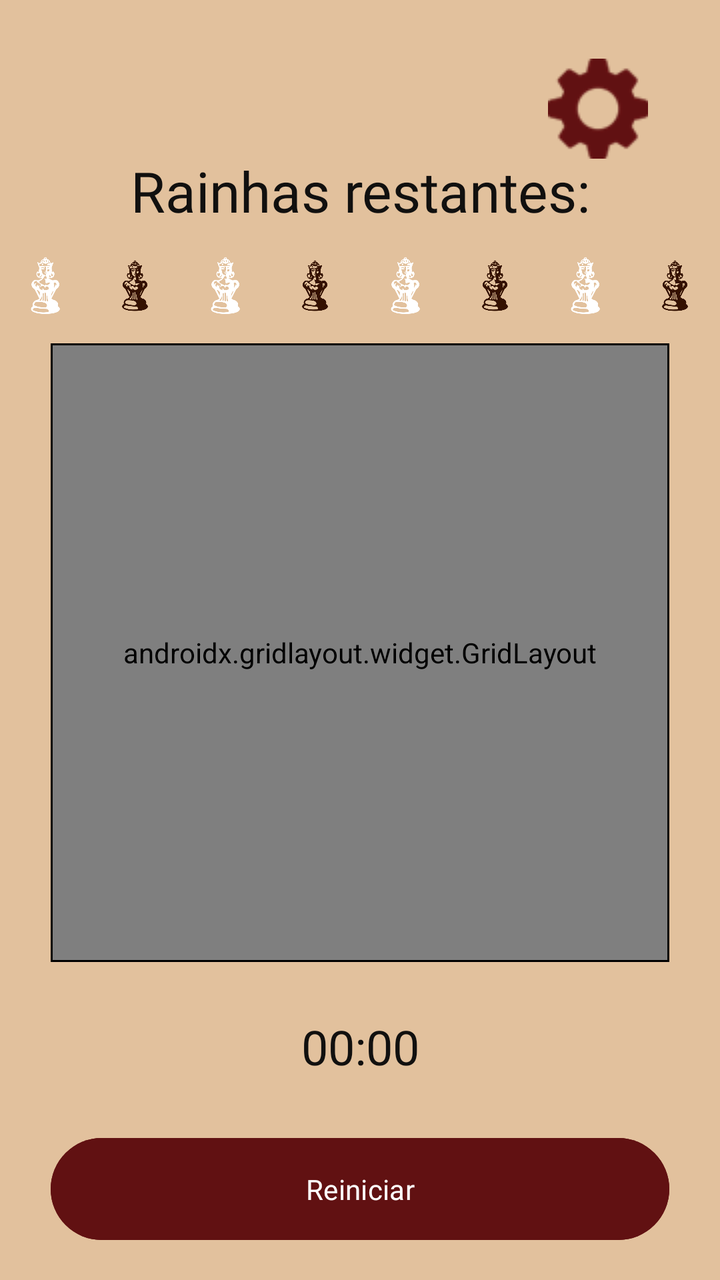
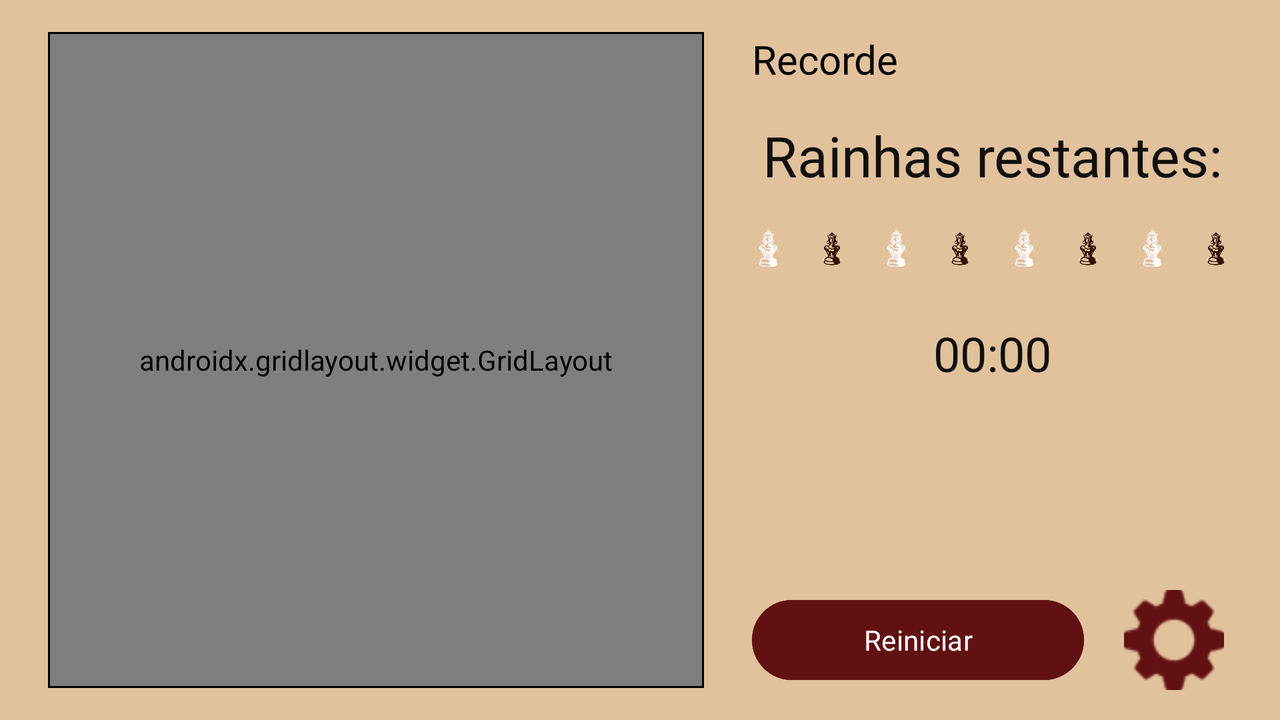

An Android layout and its configuration variant, each rendered on a device that would load it. The default file and the variant file are quoted in full after the pictures.
<!-- AndroidManifest.xml: application theme Theme.NRainhas -->
<!-- res/layout/activity_tela_jogo.xml -->
<?xml version="1.0" encoding="utf-8"?>
<androidx.constraintlayout.widget.ConstraintLayout xmlns:android="http://schemas.android.com/apk/res/android"
    xmlns:app="http://schemas.android.com/apk/res-auto"
    xmlns:tools="http://schemas.android.com/tools"
    android:id="@+id/main"
    android:layout_width="match_parent"
    android:layout_height="match_parent"
    android:background="@color/bege"
    tools:context=".TelaJogo">

    <ImageButton
        android:id="@+id/btnConfigurar"
        android:layout_width="wrap_content"
        android:layout_height="wrap_content"
        android:layout_marginTop="24dp"
        android:backgroundTint="@color/bege"
        android:scaleType="center"
        app:layout_constraintBottom_toTopOf="@+id/guideline5"
        app:layout_constraintEnd_toEndOf="parent"
        app:layout_constraintHorizontal_bias="0.916"
        app:layout_constraintStart_toStartOf="parent"
        app:layout_constraintTop_toTopOf="parent"
        app:layout_constraintVertical_bias="0.277"
        app:srcCompat="@drawable/engrenagem" />

    <Button
        android:id="@+id/btnReiniciar"
        android:layout_width="0dp"
        android:layout_height="59dp"
        android:layout_marginBottom="16dp"
        android:backgroundTint="@color/vinho"
        android:defaultFocusHighlightEnabled="false"
        android:enabled="false"
        android:fontFamily="@font/almendra"
        android:text="@string/reiniciar"
        android:textColor="@color/white"
        android:textColorHighlight="@color/white"
        android:textColorHint="@color/white"
        android:textColorLink="@color/white"
        app:layout_constraintBottom_toBottomOf="parent"
        app:layout_constraintEnd_toStartOf="@+id/guideline9"
        app:layout_constraintStart_toStartOf="@+id/guideline8" />

    <View
        android:id="@+id/boardBorder"
        android:layout_width="0dp"
        android:layout_height="0dp"
        android:background="@android:color/black"
        app:layout_constraintBottom_toTopOf="@+id/guideline7"
        app:layout_constraintDimensionRatio="1:1"
        app:layout_constraintEnd_toStartOf="@+id/guideline9"
        app:layout_constraintStart_toStartOf="@+id/guideline8"
        app:layout_constraintTop_toTopOf="@+id/guideline5" />

    <androidx.gridlayout.widget.GridLayout
        android:id="@+id/tabuleiro"
        android:layout_width="0dp"
        android:layout_height="0dp"
        android:layout_margin="1dp"
        android:background="@color/vermelho"
        app:layout_constraintBottom_toBottomOf="@+id/boardBorder"
        app:layout_constraintEnd_toEndOf="@+id/boardBorder"
        app:layout_constraintHorizontal_bias="0.333"
        app:layout_constraintStart_toStartOf="@+id/boardBorder"
        app:layout_constraintTop_toTopOf="@+id/boardBorder"
        app:layout_constraintVertical_bias="1.0" />

    <androidx.constraintlayout.widget.Guideline
        android:id="@+id/guideline5"
        android:layout_width="wrap_content"
        android:layout_height="wrap_content"
        android:orientation="horizontal"
        app:layout_constraintGuide_percent="0.12" />

    <androidx.constraintlayout.widget.Guideline
        android:id="@+id/guideline7"
        android:layout_width="wrap_content"
        android:layout_height="wrap_content"
        android:orientation="horizontal"
        app:layout_constraintGuide_percent="0.9" />

    <androidx.constraintlayout.widget.Guideline
        android:id="@+id/guideline8"
        android:layout_width="wrap_content"
        android:layout_height="wrap_content"
        android:orientation="vertical"
        app:layout_constraintGuide_percent="0.07" />

    <androidx.constraintlayout.widget.Guideline
        android:id="@+id/guideline9"
        android:layout_width="wrap_content"
        android:layout_height="wrap_content"
        android:orientation="vertical"
        app:layout_constraintGuide_percent="0.93" />

    <TextView
        android:id="@+id/txtRainhasRestantes"
        android:layout_width="wrap_content"
        android:layout_height="wrap_content"
        android:fontFamily="@font/unifrakturmaguntia"
        android:text="@string/rainhasRestantes"
        android:textAlignment="center"
        android:textColor="@color/preto"
        android:textSize="28sp"
        app:layout_constraintEnd_toStartOf="@+id/guideline9"
        app:layout_constraintStart_toStartOf="@+id/guideline8"
        app:layout_constraintTop_toTopOf="@+id/guideline5" />


    <Chronometer
        android:id="@+id/cronometro"
        android:layout_width="0dp"
        android:layout_height="wrap_content"
        android:fontFamily="@font/belleza"
        android:textAlignment="center"
        android:textColor="@color/preto"
        android:textSize="24sp"
        app:layout_constraintBottom_toTopOf="@+id/btnReiniciar"
        app:layout_constraintEnd_toStartOf="@+id/guideline9"
        app:layout_constraintStart_toStartOf="@+id/guideline8"
        app:layout_constraintTop_toBottomOf="@+id/boardBorder" />

    <LinearLayout
        android:id="@+id/layoutRainhas"
        android:layout_width="0dp"
        android:layout_height="0dp"
        android:orientation="horizontal"
        android:gravity="center"
        app:layout_constraintBottom_toTopOf="@+id/boardBorder"
        app:layout_constraintEnd_toEndOf="parent"
        app:layout_constraintStart_toStartOf="parent"
        app:layout_constraintTop_toBottomOf="@+id/txtRainhasRestantes">

        <ImageView
            android:id="@+id/rainha_disponivel_1"
            android:layout_width="0dp"
            android:layout_height="match_parent"
            android:layout_weight="1"
            android:padding="4dp"
            android:src="@drawable/rainha_branca"
            android:visibility="gone"
            tools:visibility="visible" />

        <ImageView
            android:id="@+id/rainha_disponivel_2"
            android:layout_width="0dp"
            android:layout_height="match_parent"
            android:layout_weight="1"
            android:padding="4dp"
            android:src="@drawable/rainha_marrom"
            android:visibility="gone"
            tools:visibility="visible" />

        <ImageView
            android:id="@+id/rainha_disponivel_3"
            android:layout_width="0dp"
            android:layout_height="match_parent"
            android:layout_weight="1"
            android:padding="4dp"
            android:src="@drawable/rainha_branca"
            android:visibility="gone"
            tools:visibility="visible" />

        <ImageView
            android:id="@+id/rainha_disponivel_4"
            android:layout_width="0dp"
            android:layout_height="match_parent"
            android:layout_weight="1"
            android:padding="4dp"
            android:src="@drawable/rainha_marrom"
            android:visibility="visible"
            tools:visibility="visible" />

        <ImageView
            android:id="@+id/rainha_disponivel_5"
            android:layout_width="0dp"
            android:layout_height="match_parent"
            android:layout_weight="1"
            android:padding="4dp"
            android:src="@drawable/rainha_branca"
            android:visibility="visible" />

        <ImageView
            android:id="@+id/rainha_disponivel_6"
            android:layout_width="0dp"
            android:layout_height="match_parent"
            android:layout_weight="1"
            android:padding="4dp"
            android:src="@drawable/rainha_marrom"
            android:visibility="visible" />

        <ImageView
            android:id="@+id/rainha_disponivel_7"
            android:layout_width="0dp"
            android:layout_height="match_parent"
            android:layout_weight="1"
            android:padding="4dp"
            android:src="@drawable/rainha_branca"
            android:visibility="visible" />

        <ImageView
            android:id="@+id/rainha_disponivel_8"
            android:layout_width="0dp"
            android:layout_height="match_parent"
            android:layout_weight="1"
            android:padding="4dp"
            android:src="@drawable/rainha_marrom"
            android:visibility="visible" />

    </LinearLayout>

    <TextView
        android:id="@+id/txtRecorde"
        android:layout_width="wrap_content"
        android:layout_height="wrap_content"
        android:layout_marginStart="50dp"
        android:layout_marginEnd="192dp"
        android:fontFamily="@font/almendra"
        android:text="@string/recorde"
        android:textAlignment="textStart"
        android:textColor="@color/black"
        android:textSize="20sp"
        app:layout_constraintBottom_toTopOf="@+id/guideline5"
        app:layout_constraintEnd_toStartOf="@+id/btnConfigurar"
        app:layout_constraintStart_toStartOf="@+id/guideline8"
        app:layout_constraintTop_toTopOf="parent"
        app:layout_constraintVertical_bias="0.508" />

</androidx.constraintlayout.widget.ConstraintLayout>
<!-- resources referenced by this layout -->
<resources>
  <color name="bege">#e2c19d</color>
  <color name="black">#FF000000</color>
  <color name="preto">#11100f</color>
  <color name="vermelho">#980e0f</color>
  <color name="vinho">#611112</color>
  <color name="white">#FFFFFFFF</color>
  <!-- drawable engrenagem: png bitmap (drawable, 2889 bytes) -->
  <!-- drawable rainha_branca: png bitmap (drawable, 39163 bytes) -->
  <!-- drawable rainha_marrom: png bitmap (drawable, 41599 bytes) -->
  <string name="rainhasRestantes">Rainhas restantes: </string>
  <string name="recorde">Recorde</string>
  <string name="reiniciar">Reiniciar</string>
  <style name="Theme.NRainhas" parent="Base.Theme.NRainhas">
          <item name="android:statusBarColor" tools:targetApi="l">@color/bege</item>
      </style>
  <style name="Base.Theme.NRainhas" parent="Theme.Material3.DayNight.NoActionBar">
          
          
          <item name="android:statusBarColor" tools:targetApi="l">@color/bege</item>
      </style>
</resources>
<!-- res/layout-land/activity_tela_jogo.xml (the repository's variant of the layout above) -->
<!-- drawn on the phone turned sideways -->
<?xml version="1.0" encoding="utf-8"?>
<androidx.constraintlayout.widget.ConstraintLayout xmlns:android="http://schemas.android.com/apk/res/android"
    xmlns:app="http://schemas.android.com/apk/res-auto"
    xmlns:tools="http://schemas.android.com/tools"
    android:id="@+id/main"
    android:layout_width="match_parent"
    android:layout_height="match_parent"
    android:background="@color/bege"
    tools:context=".TelaJogo">

    <View
        android:id="@+id/boardBorder"
        android:layout_width="0dp"
        android:layout_height="0dp"
        android:layout_marginStart="24dp"
        android:layout_marginTop="16dp"
        android:layout_marginBottom="16dp"
        android:background="@android:color/black"
        app:layout_constraintBottom_toBottomOf="parent"
        app:layout_constraintDimensionRatio="W,1:1"
        app:layout_constraintStart_toStartOf="parent"
        app:layout_constraintTop_toTopOf="parent" />

    <androidx.gridlayout.widget.GridLayout
        android:id="@+id/tabuleiro"
        android:layout_width="0dp"
        android:layout_height="0dp"
        android:layout_margin="1dp"
        android:background="@color/vermelho"
        app:layout_constraintBottom_toBottomOf="@+id/boardBorder"
        app:layout_constraintEnd_toEndOf="@+id/boardBorder"
        app:layout_constraintStart_toStartOf="@+id/boardBorder"
        app:layout_constraintTop_toTopOf="@+id/boardBorder" />


    <TextView
        android:id="@+id/txtRecorde"
        android:layout_width="wrap_content"
        android:layout_height="wrap_content"
        android:layout_marginStart="24dp"
        android:fontFamily="@font/almendra"
        android:text="@string/recorde"
        android:textColor="@color/black"
        android:textSize="20sp"
        app:layout_constraintStart_toEndOf="@+id/boardBorder"
        app:layout_constraintTop_toTopOf="@+id/boardBorder" />

    <TextView
        android:id="@+id/txtRainhasRestantes"
        android:layout_width="0dp"
        android:layout_height="wrap_content"
        android:layout_marginTop="16dp"
        android:fontFamily="@font/unifrakturmaguntia"
        android:text="@string/rainhasRestantes"
        android:textAlignment="center"
        android:textColor="@color/preto"
        android:textSize="28sp"
        app:layout_constraintEnd_toEndOf="parent"
        app:layout_constraintStart_toEndOf="@+id/boardBorder"
        app:layout_constraintTop_toBottomOf="@+id/txtRecorde" />

    <LinearLayout
        android:id="@+id/layoutRainhas"
        android:layout_width="0dp"
        android:layout_height="40dp"
        android:layout_marginStart="16dp"
        android:layout_marginTop="8dp"
        android:layout_marginEnd="16dp"
        android:gravity="center"
        android:orientation="horizontal"
        app:layout_constraintEnd_toEndOf="parent"
        app:layout_constraintStart_toEndOf="@+id/boardBorder"
        app:layout_constraintTop_toBottomOf="@+id/txtRainhasRestantes">

        <ImageView
            android:id="@+id/rainha_disponivel_1"
            android:layout_width="0dp"
            android:layout_height="match_parent"
            android:layout_weight="1"
            android:padding="4dp"
            android:src="@drawable/rainha_branca"
            android:visibility="gone"
            tools:visibility="visible" />
        <ImageView
            android:id="@+id/rainha_disponivel_2"
            android:layout_width="0dp"
            android:layout_height="match_parent"
            android:layout_weight="1"
            android:padding="4dp"
            android:src="@drawable/rainha_marrom"
            android:visibility="gone"
            tools:visibility="visible" />
        <ImageView
            android:id="@+id/rainha_disponivel_3"
            android:layout_width="0dp"
            android:layout_height="match_parent"
            android:layout_weight="1"
            android:padding="4dp"
            android:src="@drawable/rainha_branca"
            android:visibility="gone"
            tools:visibility="visible" />
        <ImageView
            android:id="@+id/rainha_disponivel_4"
            android:layout_width="0dp"
            android:layout_height="match_parent"
            android:layout_weight="1"
            android:padding="4dp"
            android:src="@drawable/rainha_marrom"
            android:visibility="gone"
            tools:visibility="visible" />
        <ImageView
            android:id="@+id/rainha_disponivel_5"
            android:layout_width="0dp"
            android:layout_height="match_parent"
            android:layout_weight="1"
            android:padding="4dp"
            android:src="@drawable/rainha_branca"
            android:visibility="gone"
            tools:visibility="visible" />
        <ImageView
            android:id="@+id/rainha_disponivel_6"
            android:layout_width="0dp"
            android:layout_height="match_parent"
            android:layout_weight="1"
            android:padding="4dp"
            android:src="@drawable/rainha_marrom"
            android:visibility="gone"
            tools:visibility="visible" />
        <ImageView
            android:id="@+id/rainha_disponivel_7"
            android:layout_width="0dp"
            android:layout_height="match_parent"
            android:layout_weight="1"
            android:padding="4dp"
            android:src="@drawable/rainha_branca"
            android:visibility="gone"
            tools:visibility="visible" />
        <ImageView
            android:id="@+id/rainha_disponivel_8"
            android:layout_width="0dp"
            android:layout_height="match_parent"
            android:layout_weight="1"
            android:padding="4dp"
            android:src="@drawable/rainha_marrom"
            android:visibility="gone"
            tools:visibility="visible" />

    </LinearLayout>

    <Chronometer
        android:id="@+id/cronometro"
        android:layout_width="0dp"
        android:layout_height="wrap_content"
        android:layout_marginTop="16dp"
        android:fontFamily="@font/belleza"
        android:textAlignment="center"
        android:textColor="@color/preto"
        android:textSize="24sp"
        app:layout_constraintEnd_toEndOf="parent"
        app:layout_constraintStart_toEndOf="@+id/boardBorder"
        app:layout_constraintTop_toBottomOf="@+id/layoutRainhas" />

    <ImageButton
        android:id="@+id/btnConfigurar"
        android:layout_width="wrap_content"
        android:layout_height="wrap_content"
        android:layout_marginEnd="16dp"
        android:backgroundTint="@color/bege"
        android:scaleType="center"
        app:layout_constraintBottom_toBottomOf="@+id/btnReiniciar"
        app:layout_constraintEnd_toEndOf="parent"
        app:layout_constraintTop_toTopOf="@+id/btnReiniciar"
        app:srcCompat="@drawable/engrenagem" />

    <Button
        android:id="@+id/btnReiniciar"
        android:layout_width="0dp"
        android:layout_height="wrap_content"
        android:layout_marginStart="24dp"
        android:layout_marginEnd="8dp"
        android:backgroundTint="@color/vinho"
        android:enabled="false"
        android:fontFamily="@font/almendra"
        android:text="@string/reiniciar"
        android:textColor="@color/white"
        app:layout_constraintBottom_toBottomOf="@+id/boardBorder"
        app:layout_constraintEnd_toStartOf="@+id/btnConfigurar"
        app:layout_constraintStart_toEndOf="@+id/boardBorder" />

</androidx.constraintlayout.widget.ConstraintLayout>
